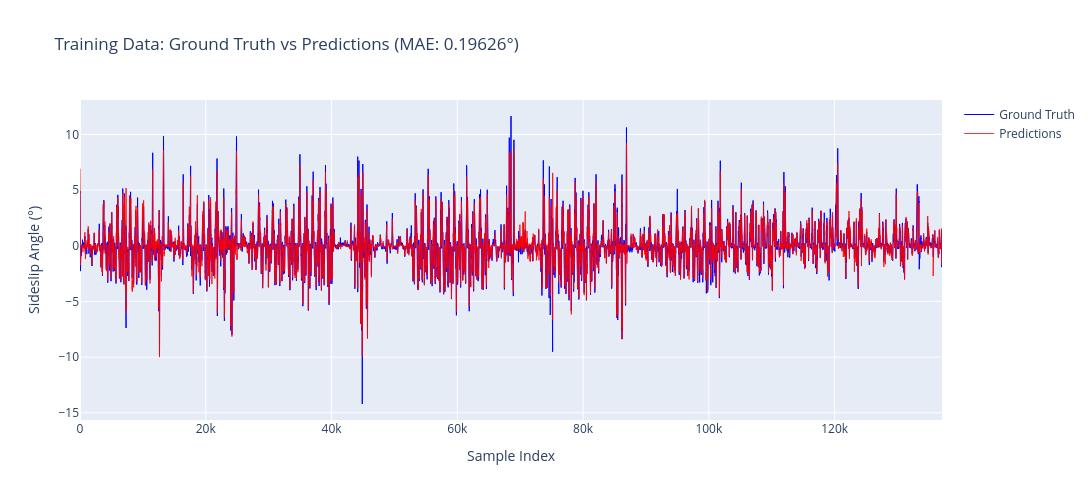

Notebook code cell kept with this figure:
### Code cell
# Interactive Plotly visualization of training predictions
fig = go.Figure()

fig.add_trace(go.Scatter(
    y=train_ground_truths,
    mode='lines',
    name='Ground Truth',
    line=dict(color='blue', width=1)
))

fig.add_trace(go.Scatter(
    y=train_preds,
    mode='lines',
    name='Predictions',
    line=dict(color='red', width=1),
    opacity=0.8
))

fig.update_layout(
    title=f'Training Data: Ground Truth vs Predictions (MAE: {train_mae:.5f}°)',
    xaxis_title='Sample Index',
    yaxis_title='Sideslip Angle (°)',
    width=CONFIG['PLOTLY_WIDTH'],
    height=CONFIG['PLOTLY_HEIGHT'],
    hovermode='x unified'
)

fig.show()

### Figure 1 — Plotly figure (JSON) as saved in the notebook; plotly's stock layout.template omitted (floating-point values rounded to 4 significant figures; data arrays with more than 128 entries replaced by an {"elided": "..."} marker saying what was removed)
{"data": [{"line": {"color": "blue", "width": 1}, "mode": "lines", "name": "Ground Truth", "type": "scatter", "y": {"elided": "137080 float values"}}, {"line": {"color": "red", "width": 1}, "mode": "lines", "name": "Predictions", "opacity": 0.8, "type": "scatter", "y": {"elided": "137080 float values"}}], "layout": {"height": 500, "hovermode": "x unified", "title": {"text": "Training Data: Ground Truth vs Predictions (MAE: 0.19626°)"}, "width": 1200, "xaxis": {"title": {"text": "Sample Index"}}, "yaxis": {"title": {"text": "Sideslip Angle (°)"}}}}
